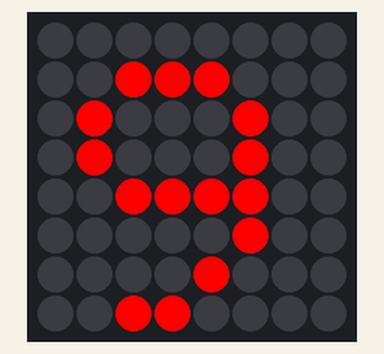
A program run on a simulated Raspberry Pi (BCM pin numbers) with a Sense HAT. On the bench: the Sense HAT's 8×8 RGB LED matrix. The 64×8 strip is a reading aid, not a part: it shows the text the matrix is scrolling, unrolled, one strip-width of it at a time. At 14.0 s the program stops and its outputs stay as they are.

Above: at 0.1 s.
At 1.1 s:
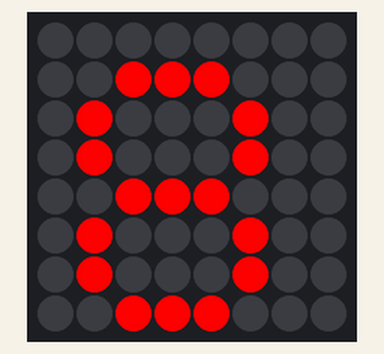
At 2.1 s:
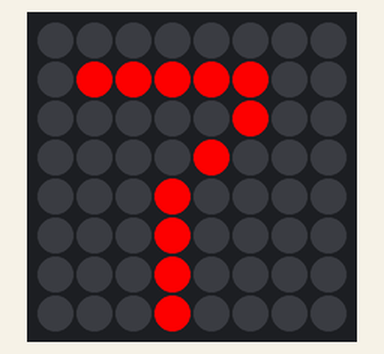
At 4.1 s:
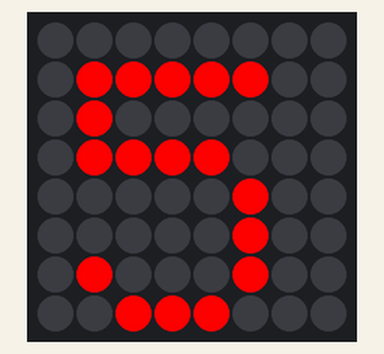
At 8.1 s:
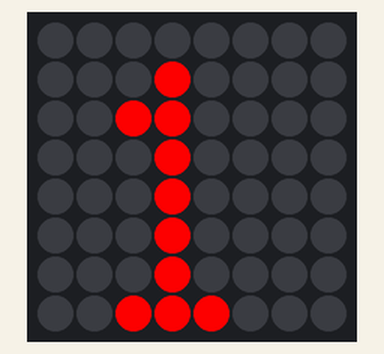
At 9.1 s:
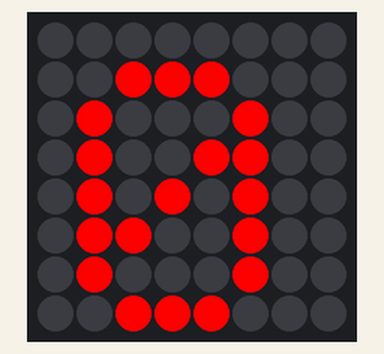

Measured:
- what the display in image 1 shows lasts 1.0 s, from 1.0 s to 2.0 s
- what the display in image 5 shows lasts 2.0 s, from 9.0 s to 11.0 s

The program:

timer.py
```python
#!/usr/bin/python

from sense_hat import SenseHat
from time import sleep

sense = SenseHat()
r = (255, 0, 0)

sense.set_rotation(0)

try:
	for i in range(9, -1, -1):
		sense.show_letter( str(i), r)
		sleep(1)
	sleep(1)
	sense.show_message("finish", 0.05, r)
	sleep(1)
	sense.clear()
except KeyboardInterrupt:
	# Clear the sense hat when the display is over.
	sense.clear()
```
